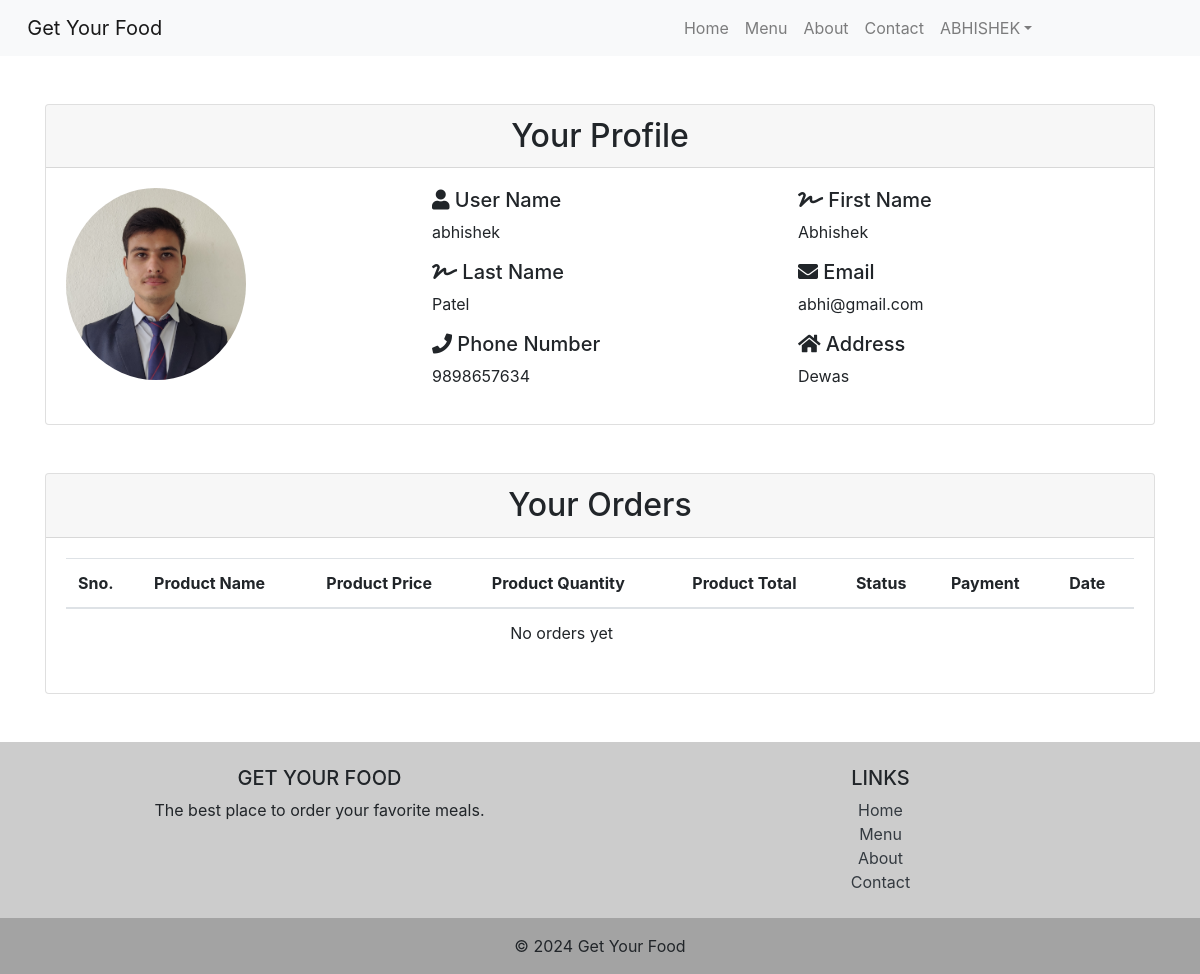
/profile/ (signed in), run on an earlier commit of the app's database.
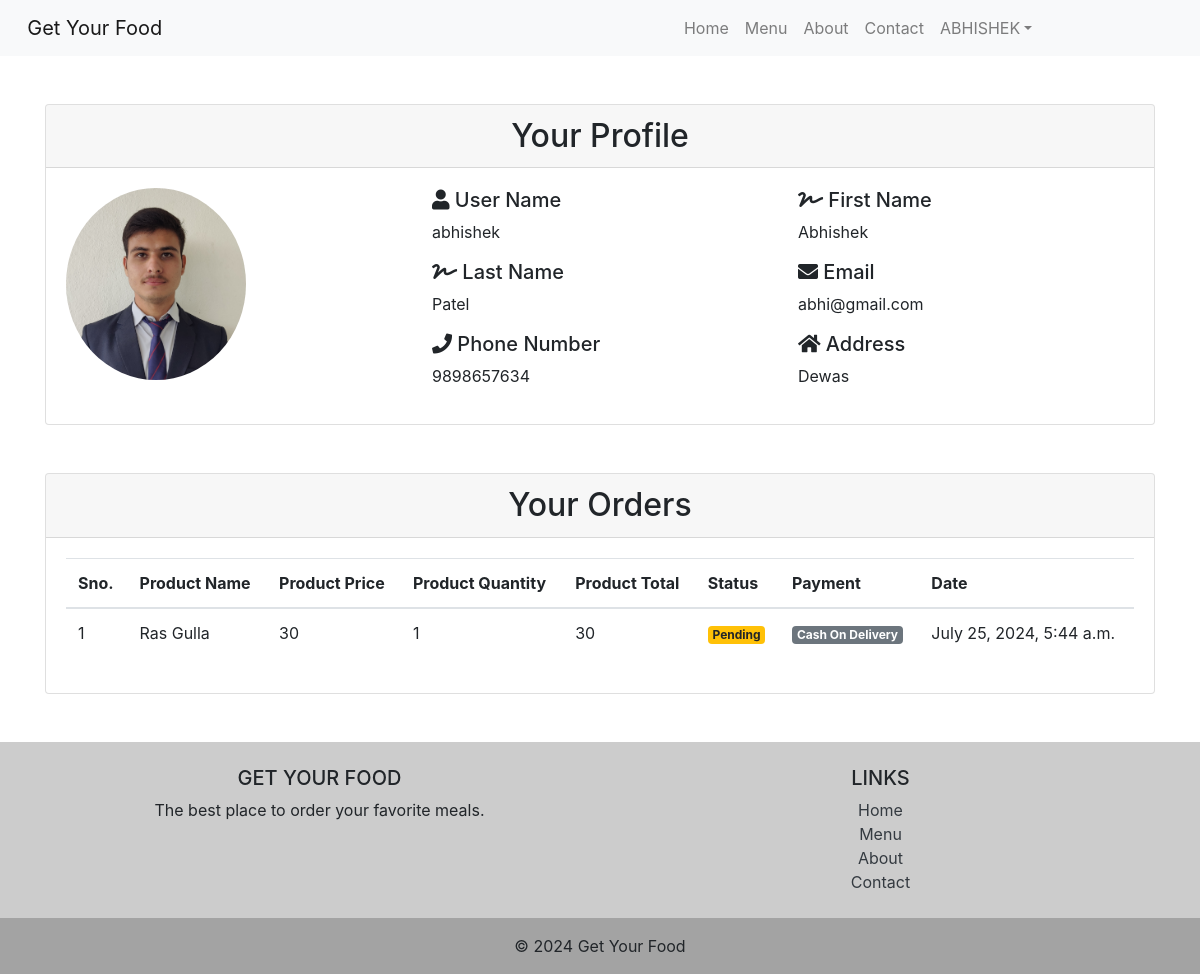
And on a later commit of the database.
### ajax_app/models.py (models this page shows, shortened)
class CustomUser(AbstractUser):
    phone_number = models.CharField(max_length=10)
    address = models.CharField(max_length=100)
    image = models.ImageField(upload_to='user_image/', null=True)
    groups = models.ManyToManyField(
        Group,
        related_name='customuser_set',
        blank=True,
        help_text=('The groups this user belongs to. A user will get all permissions granted to each of their groups.'),
        related_query_name='customuser',
    )
    user_permissions = models.ManyToManyField(
        Permission,
        related_name='customuser_set',
        blank=True,
        help_text=('Specific permissions for this user.'),
        related_query_name='customuser',
    )

class Orders(models.Model):
    status_choices = [
        ('p', 'Pending'),
        ('c', 'Completed'),
        ('r', 'Rejected'),
    ]
    payment_choices = [
        ('cod', 'Cash on Delivery'),
        ('u', 'Upi'),
        ('c', 'Card'),
    ]
    user = models.ForeignKey(CustomUser, on_delete=models.CASCADE)
    product = models.ForeignKey(Product, on_delete=models.CASCADE)
    quantity = models.PositiveIntegerField(default=1)
    total = models.PositiveIntegerField(default=0)
    created_at = models.DateTimeField(auto_now_add=True)
    status = models.CharField(max_length=100, choices=status_choices, default='p')
    payment = models.CharField(max_length=100, choices=payment_choices, default='cod')
    class Meta:
        ordering = ['-created_at']

class Product(models.Model):
    name = models.CharField(max_length=100)
    price = models.IntegerField(default=0)
    description = models.CharField(max_length=100)
    image = models.ImageField(upload_to='images/')
    category = models.ForeignKey(Category, on_delete=models.CASCADE)
    class Meta:
        ordering = ['category']

### ajax_app/views.py (the view, shortened to what this page needs)
# urls.py: path('profile/', ProfileView.as_view(), name='profile'),
class ProfileView(generic.View):
    template_name = 'profile.html'
    def get(self, request):
        orders = Orders.objects.filter(user=request.user)
        return render(request, self.template_name, {'orders': orders})

### ajax_app/templates/profile.html
{% extends 'base.html' %}
{% block content %}
<div class="container my-5">
    <div class="card mb-5">
        <div class="card-header">
            <h2 class="text-center mb-0">Your Profile</h2>
        </div>
        <div class="card-body">
            <div class="row">
                <div class="col-md-4">
                    <img src="{{ user.image.url }}" class="img-fluid rounded-circle" alt="profile" style="display: block;
                    width: 180px;
                    height: autopx;">
                </div>
                <div class="col-md-8">
                    <div class="row">
                        <div class="col-md-6">
                            <h5><i class="fas fa-user"></i> User Name</h5>
                            <p>{{ user.username }}</p>
                        </div>
                        <div class="col-md-6">
                            <h5><i class="fas fa-signature"></i> First Name</h5>
                            <p>{{ user.first_name }}</p>
                        </div>
                        <div class="col-md-6">
                            <h5><i class="fas fa-signature"></i> Last Name</h5>
                            <p>{{ user.last_name }}</p>
                        </div>
                        <div class="col-md-6">
                            <h5><i class="fas fa-envelope"></i> Email</h5>
                            <p>{{ user.email }}</p>
                        </div>
                        <div class="col-md-6">
                            <h5><i class="fas fa-phone"></i> Phone Number</h5>
                            <p>{{ user.phone_number }}</p>
                        </div>
                        <div class="col-md-6">
                            <h5><i class="fas fa-home"></i> Address</h5>
                            <p>{{ user.address }}</p>
                        </div>
                    </div>
                </div>
            </div>
        </div>
    </div>
    <div class="card">
        <div class="card-header">
            <h2 class="text-center mb-0">Your Orders</h2>
        </div>
        <div class="card-body">
            <div class="table-responsive">
                <table class="table table-hover">
                    <thead>
                        <tr>
                            <th scope="col">Sno.</th>
                            <th scope="col">Product Name</th>
                            <th scope="col">Product Price</th>
                            <th scope="col">Product Quantity</th>
                            <th scope="col">Product Total</th>
                            <th scope="col">Status</th>
                            <th scope="col">Payment</th>
                            <th scope="col">Date</th>
                        </tr>
                    </thead>
                    <tbody>
                        {% for order in orders %}
                        <tr>
                            <td>{{forloop.counter}}</td>
                            <td>{{ order.product.name }}</td>
                            <td>{{ order.product.price }}</td>
                            <td>{{ order.quantity }}</td>
                            <td>{{ order.total }}</td>
                            <td>
                                {% if order.status == 'c' %}
                                <span class="badge badge-success">Completed</span>
                                {% elif order.status == 'r' %}
                                <span class="badge badge-danger">Rejected</span>
                                {% else %}
                                <span class="badge badge-warning">Pending</span>
                                {% endif %}
                            </td>
                            <td>
                                {% if order.payment == 'c' %}
                                <span class="badge badge-primary">Card</span>
                                {% elif order.payment == 'u' %}
                                <span class="badge badge-info">UPI</span>
                                {% else %}
                                <span class="badge badge-secondary">Cash On Delivery</span>
                                {% endif %}
                            </td>
                            <td>{{ order.created_at }}</td>
                        </tr>
                        {% empty %}
                        <tr>
                            <td colspan="7" class="text-center">No orders yet</td>
                        </tr>
                        {% endfor %}
                    </tbody>
                </table>
            </div>
        </div>
    </div>
</div>
<link href="https://cdnjs.cloudflare.com/ajax/libs/font-awesome/5.15.4/css/all.min.css" rel="stylesheet">
{% endblock %}

### ajax_app/templates/base.html (shortened to what this page needs)
{% load static %}
<!DOCTYPE html>
<html lang="en">
<head>
    <link href="https://stackpath.bootstrapcdn.com/bootstrap/4.5.2/css/bootstrap.min.css" rel="stylesheet">
    <link href="https://cdnjs.cloudflare.com/ajax/libs/font-awesome/5.15.4/css/all.min.css" rel="stylesheet">
    <link href="{% static 'ajax_app/style.css' %}" rel="stylesheet">
</head>
<body>
    <nav class="navbar navbar-expand-lg navbar-light bg-light">
        <a class="navbar-brand" href="{% url 'home' %}">&nbsp;&nbsp;Get Your Food</a>
        <div class="collapse navbar-collapse" id="navbarNav">
            <ul class="navbar-nav ml-auto">
                <li class="nav-item">
                    <a class="nav-link" href="{% url 'home' %}">Home</a>
                </li>
                <li class="nav-item">
                    <a class="nav-link" href="{% url 'menu' %}">Menu</a>
                </li>
                <li class="nav-item">
                    <a class="nav-link" href="{% url 'about' %}">About</a>
                </li>
                <li class="nav-item">
                    <a class="nav-link" href="{% url 'contact' %}">Contact</a>
                </li>
                <li class="nav-item">
                    {% if request.user.is_authenticated %}
                        <li class="nav-item dropdown">
                            <a class="nav-link dropdown-toggle" data-toggle="dropdown" href="#" role="button" aria-expanded="false">{{user| upper}}</a>
                        </li>
                    {% else %}
                        <a class="nav-link" href="{% url 'login' %}">Login</a>
                    {% endif %}
                </li>
                <li class="nav-item">
                </li>
                <li class="nav-item">
                </li>
            </ul>
        </div>
    </nav>
    {% block content %}
    {% endblock %}
    <footer class="text-center text-lg-start" style="background-color: rgba(0, 0, 0, 0.2);">
        <div class="container p-4">
            <div class="row">
                <div class="col-lg-6 col-md-12 mb-4 mb-md-0">
                    <h5 class="text-uppercase">Get Your Food</h5>
                    <p>
                        The best place to order your favorite meals.
                    </p>
                </div>
                <div class="col-lg-6 col-md-12 mb-4 mb-md-0">
                    <h5 class="text-uppercase">Links</h5>
                    <ul class="list-unstyled mb-0">
                        <li>
                            <a href="{% url 'home' %}" class="text-dark">Home</a>
                        </li>
                        <li>
                            <a href="{% url 'menu' %}" class="text-dark">Menu</a>
                        </li>
                        <li>
                            <a href="{% url 'about' %}" class="text-dark">About</a>
                        </li>
                        <li>
                            <a href="{% url 'contact' %}" class="text-dark">Contact</a>
                        </li>
                    </ul>
                </div>
            </div>
        </div>
        <div class="text-center p-3" style="background-color: rgba(0, 0, 0, 0.2);">
            © 2024 Get Your Food
        </div>
    </footer>
    <link href="https://cdnjs.cloudflare.com/ajax/libs/font-awesome/5.15.4/css/all.min.css" rel="stylesheet">
</body>
</html>

### ajax_app/static/ajax_app/style.css (style rules this page uses)
.img-fluid { max-width: 100%; height: auto; }

What changed in the data, as far as the page shows it:
added Orders: product.name "Ras Gulla", product.price "30", quantity "1", total "30", status "Pending", payment "Cash On Delivery", created_at "July 25, 2024, 5:44 a.m."
Also different on the page:
text no longer shown: "No orders yet"
